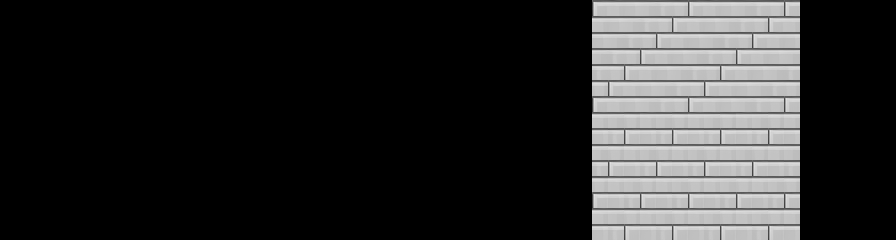

This game map was drawn from its Tiled (.tmx) file and the tilesets committed beside it. A one-line description and the full map source follow:
An orthogonal 56x15 tile map with 16x16 px tiles, 1 tile layer (OperationsGround).

<map version="1.10" tiledversion="1.10.2" orientation="orthogonal" renderorder="right-down" width="56" height="15" tilewidth="16" tileheight="16" infinite="0" nextlayerid="2" nextobjectid="1">
 <tileset firstgid="1" source="tileset-purchase.tsx" />
 <layer id="1" name="OperationsGround" width="56" height="15">
  <data encoding="csv">
0,0,0,0,0,0,0,0,0,0,0,0,0,0,0,0,0,0,0,0,0,0,0,0,0,0,0,0,0,0,0,0,0,0,0,0,0,1,2,3,4,5,6,1,2,3,4,5,6,1,0,0,0,0,0,0,
0,0,0,0,0,0,0,0,0,0,0,0,0,0,0,0,0,0,0,0,0,0,0,0,0,0,0,0,0,0,0,0,0,0,0,0,0,2,3,4,5,6,1,2,3,4,5,6,1,2,0,0,0,0,0,0,
0,0,0,0,0,0,0,0,0,0,0,0,0,0,0,0,0,0,0,0,0,0,0,0,0,0,0,0,0,0,0,0,0,0,0,0,0,3,4,5,6,1,2,3,4,5,6,1,2,3,0,0,0,0,0,0,
0,0,0,0,0,0,0,0,0,0,0,0,0,0,0,0,0,0,0,0,0,0,0,0,0,0,0,0,0,0,0,0,0,0,0,0,0,4,5,6,1,2,3,4,5,6,1,2,3,4,0,0,0,0,0,0,
0,0,0,0,0,0,0,0,0,0,0,0,0,0,0,0,0,0,0,0,0,0,0,0,0,0,0,0,0,0,0,0,0,0,0,0,0,5,6,1,2,3,4,5,6,1,2,3,4,5,0,0,0,0,0,0,
0,0,0,0,0,0,0,0,0,0,0,0,0,0,0,0,0,0,0,0,0,0,0,0,0,0,0,0,0,0,0,0,0,0,0,0,0,6,1,2,3,4,5,6,1,2,3,4,5,6,0,0,0,0,0,0,
0,0,0,0,0,0,0,0,0,0,0,0,0,0,0,0,0,0,0,0,0,0,0,0,0,0,0,0,0,0,0,0,0,0,0,0,0,1,2,3,4,5,6,1,2,3,4,5,6,1,0,0,0,0,0,0,
0,0,0,0,0,0,0,0,0,0,0,0,0,0,0,0,0,0,0,0,0,0,0,0,0,0,0,0,0,0,0,0,0,0,0,0,0,2,4,6,2,4,6,2,4,6,2,4,6,2,0,0,0,0,0,0,
0,0,0,0,0,0,0,0,0,0,0,0,0,0,0,0,0,0,0,0,0,0,0,0,0,0,0,0,0,0,0,0,0,0,0,0,0,3,5,1,3,5,1,3,5,1,3,5,1,3,0,0,0,0,0,0,
0,0,0,0,0,0,0,0,0,0,0,0,0,0,0,0,0,0,0,0,0,0,0,0,0,0,0,0,0,0,0,0,0,0,0,0,0,4,6,2,4,6,2,4,6,2,4,6,2,4,0,0,0,0,0,0,
0,0,0,0,0,0,0,0,0,0,0,0,0,0,0,0,0,0,0,0,0,0,0,0,0,0,0,0,0,0,0,0,0,0,0,0,0,5,1,3,5,1,3,5,1,3,5,1,3,5,0,0,0,0,0,0,
0,0,0,0,0,0,0,0,0,0,0,0,0,0,0,0,0,0,0,0,0,0,0,0,0,0,0,0,0,0,0,0,0,0,0,0,0,6,2,4,6,2,4,6,2,4,6,2,4,6,0,0,0,0,0,0,
0,0,0,0,0,0,0,0,0,0,0,0,0,0,0,0,0,0,0,0,0,0,0,0,0,0,0,0,0,0,0,0,0,0,0,0,0,1,3,5,1,3,5,1,3,5,1,3,5,1,0,0,0,0,0,0,
0,0,0,0,0,0,0,0,0,0,0,0,0,0,0,0,0,0,0,0,0,0,0,0,0,0,0,0,0,0,0,0,0,0,0,0,0,2,4,6,2,4,6,2,4,6,2,4,6,2,0,0,0,0,0,0,
0,0,0,0,0,0,0,0,0,0,0,0,0,0,0,0,0,0,0,0,0,0,0,0,0,0,0,0,0,0,0,0,0,0,0,0,0,3,5,1,3,5,1,3,5,1,3,5,1,3,0,0,0,0,0,0,
</data>
 </layer>
</map>
